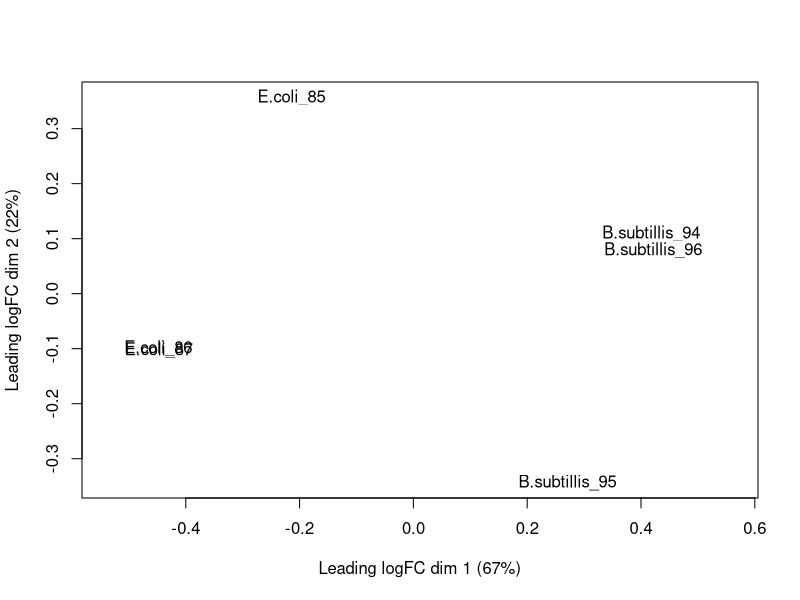
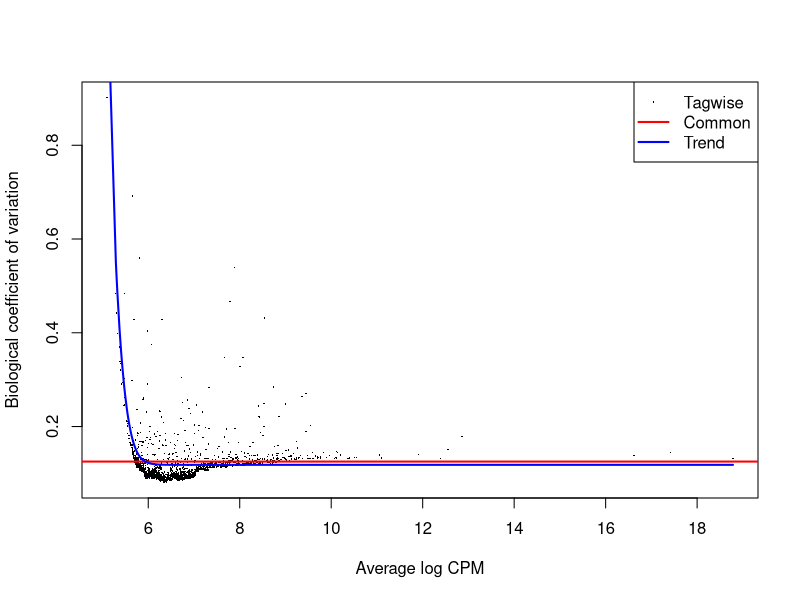
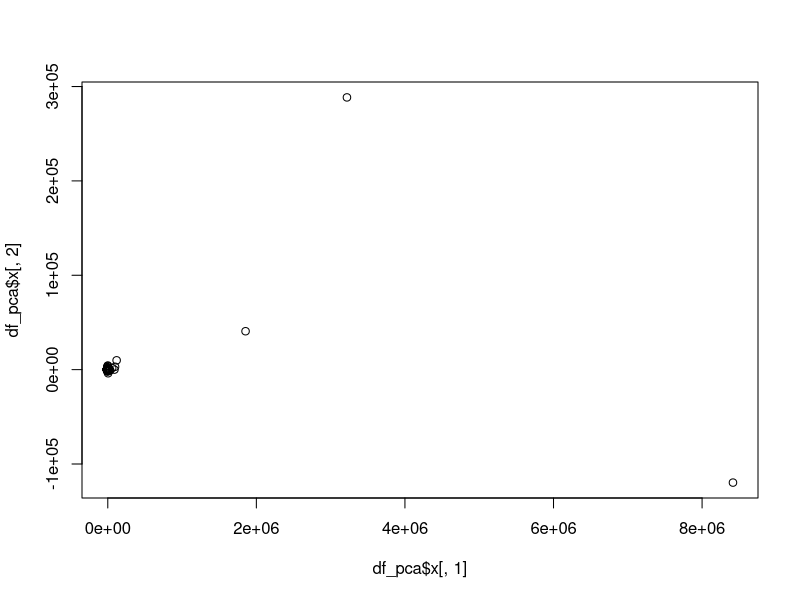

Write the R code that produced these figures, in order. (Note: this script raises an error after producing the figures.)
# source("http://bioconductor.org/biocLite.R")
# biocLite("edgeR")
# 
# install.packages("openxlsx")
# install.packages("ggplot2")

library(openxlsx)
library(edgeR)
library(ggplot2)
library(data.table)
library(grid)
library(gridExtra)

#Function to create countmatrix from seperate text files.
create_countmatrix <- function(){
  
  #Open all count files
  count85 <- (read.csv("counts_SRR5832185.txt", header = FALSE, sep = "\t"))
  count86 <- (read.csv("counts_SRR5832186.txt", header = FALSE, sep = "\t"))
  count87 <- (read.csv("counts_SRR5832187.txt", header = FALSE, sep = "\t"))
  
  count94 <- (read.csv("counts_SRR5832194.txt", header = FALSE, sep = "\t"))
  count95 <- (read.csv("counts_SRR5832195.txt", header = FALSE, sep = "\t"))
  count96 <- (read.csv("counts_SRR5832196.txt", header = FALSE, sep = "\t"))
  
  
  #split the chromosome and gene information
  split1 <- do.call(rbind ,strsplit(as.character(count85[,1]), ":", fixed = TRUE))
  split2 <- do.call(rbind ,strsplit(as.character(split1[,2]) , ".", fixed = TRUE))
  
  #Add chromosome and gene information  to count85 dataframe and removes old column
  count85 <- cbind(split2, count85)
  count85[,"V1"] <- NULL
  
  
  #creates count matrix 
  countMatrix <- do.call(cbind, list(count85, count86$V2, count87$V2, count94$V2, count95$V2, count96$V2))
  colnames(countMatrix) <- c("Chromosome", "Gene", "E.coli_85", "E.coli_86", "E.coli_87", "B.subtillis_94", "B.subtillis_95", "B.subtillis_96")
  
  write.csv(countMatrix ,"countMatrix.csv", row.names = FALSE)
  return(countMatrix)
}


filter_and_normalize <- function(countMatrix){
  # Create rownames
  rownames(countMatrix) <- countMatrix[,"Gene"]
  
  # create DGE list
  exp   <- c("E.coli", "E.coli", "E.coli", "B.subtillis", "B.subtillis", "B.subtillis")
  group <- factor(exp)
  y     <- DGEList(counts = countMatrix[,3:8], group = group)
  
  # select all genes with at least 50 counts per million (cpm) in two samples
  keep.genes <- rowSums(cpm(y) > 50) >= 2
  y <- y[keep.genes,]

  # recalculate the library size
  y$samples$lib.size <- colSums(y$counts)
  
  # normalization
  y <- calcNormFactors(y, method = "TMM")
  return(y)
}


dispersion <- function(y){
  # create design matrix (samples grouped by conditions)
  design <- model.matrix(~0+group, data = y$samples)
  colnames(design) <- levels(y$samples$group)
  
  # estimate dispersion
  y <- estimateGLMCommonDisp( y, design)
  y <- estimateGLMTrendedDisp(y, design, method = "power")
  y <- estimateGLMTagwiseDisp(y, design)
  
  #create PCA plot
  df <- as.data.frame(y$counts)
  df_pca <- prcomp(df)
  
  #create new dataframe to revise pca plot
  df_out <- as.data.frame(df_pca$x)
  exp    <- c("E.coli", "E.coli", "E.coli", "B.subtillis", "B.subtillis", "B.subtillis")
  df_out$exp <- sapply( strsplit(row.names(df), "_"), "[[", 1 )
  
  p <- ggplot(df_out,aes(x=PC1,y=PC2,color=exp ))
  p <- p+geom_point()
  
  # plot normalized data
  pdf("Normalization_Results.pdf") 
  plotMDS(y)
  plotBCV(y)
  plot(df_pca$x[,1], df_pca$x[,2])

  dev.off()
  
  return(design)
}

# Determine differentially expressed genes
determine_sig_genes <- function(design){
  fit <- glmFit(y, design)
  mc  <- makeContrasts(exp.r=E.coli-B.subtillis, levels = design)
  fit <- glmLRT(fit, contrast = mc)
  res <- topTags(fit, n = 100000, p.value = 0.05)
  result_df <- as.data.frame(topTags(fit, n = 100000, p.value = 0.05))
  
  #write csv file 
  write.csv(res ,"diff_expressed_genes.csv", row.names = TRUE)

  return(res)
}

#creates a text file out of a csv file. 
create_gsea_input <- function(res){ 
  subSet <<- as.data.frame(res[,4:5])
  setDT(subSet, keep.rownames = TRUE)[]
  
  write.table(subSet, "gsea_input.txt", sep = "\t", row.names = FALSE)
}


main <- function(){
  countMatrix <- create_countmatrix()
  y <- filter_and_normalize(countMatrix)
  design <- dispersion(y)
  res <- determine_sig_genes(design)
  create_gsea_input(res)
}

main()
